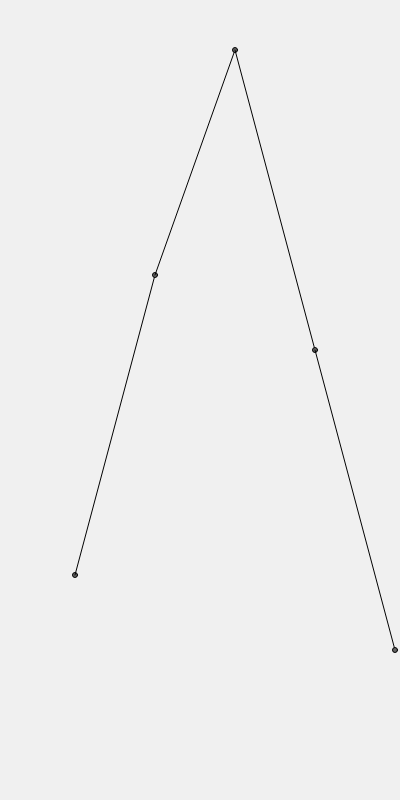
Frame 1 (no input)
Frame 2 (the mouse pressed at the canvas centre, redrawn once): identical to frame 1, image omitted

The p5.js sketch that drew this single still picture (run headless with seeded random() and noise() and a simulated clock; the mouse was pressed at the canvas centre and the sketch redrawn once):

// p5.js sketch
// ── sketch.js
// some random numbers
var data = [3, 7, 10, 6, 2];

//-----------------------------------------------------------------------------
// Setup the sketch
function setup() {
  createCanvas(400, 800);
  noLoop();
  fill(100);
}

//-----------------------------------------------------------------------------
// draw the sketch
function draw() {
  background(240)

  // determine how many items
  var count = data.length;

  // store the previous points
  var prevX, prevY;

  // for each item:
  for (var i = 0; i < count; i++){

    var w = width/count-5;
    var h = -data[i]*75;
    var x = (w+5)*i;
    var y = height;

    if (i > 0) {
      line(x+w,y+h,prevX,prevY);
    }

    // draw the circle
    ellipse(x+w, y+h, 5, 5);

    prevX = x+w;
    prevY = y+h;

  }
}
